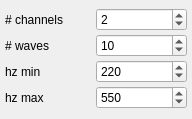
<?xml version="1.0" encoding="UTF-8"?>
<ui version="4.0">
 <class>RandomWindow</class>
 <widget class="QMainWindow" name="RandomWindow">
  <property name="geometry">
   <rect>
    <x>0</x>
    <y>0</y>
    <width>192</width>
    <height>119</height>
   </rect>
  </property>
  <property name="windowTitle">
   <string>Random wave parameters</string>
  </property>
  <widget class="QWidget" name="centralwidget">
   <layout class="QGridLayout" name="gridLayout">
    <property name="leftMargin">
     <number>5</number>
    </property>
    <property name="topMargin">
     <number>5</number>
    </property>
    <property name="rightMargin">
     <number>5</number>
    </property>
    <property name="bottomMargin">
     <number>5</number>
    </property>
    <property name="spacing">
     <number>0</number>
    </property>
    <item row="0" column="0">
     <widget class="QLabel" name="label">
      <property name="text">
       <string># channels</string>
      </property>
     </widget>
    </item>
    <item row="0" column="1">
     <widget class="QSpinBox" name="n_channels">
      <property name="accessibleName">
       <string>nchan</string>
      </property>
      <property name="maximum">
       <number>32</number>
      </property>
      <property name="value">
       <number>2</number>
      </property>
     </widget>
    </item>
    <item row="1" column="0">
     <widget class="QLabel" name="label_2">
      <property name="text">
       <string># waves</string>
      </property>
     </widget>
    </item>
    <item row="1" column="1">
     <widget class="QSpinBox" name="n_waves">
      <property name="accessibleName">
       <string>nwaves</string>
      </property>
      <property name="maximum">
       <number>256</number>
      </property>
      <property name="value">
       <number>10</number>
      </property>
     </widget>
    </item>
    <item row="2" column="0">
     <widget class="QLabel" name="label_3">
      <property name="text">
       <string>hz min</string>
      </property>
     </widget>
    </item>
    <item row="2" column="1">
     <widget class="QSpinBox" name="hz_min">
      <property name="accessibleName">
       <string>hzmin</string>
      </property>
      <property name="maximum">
       <number>384000</number>
      </property>
      <property name="value">
       <number>220</number>
      </property>
     </widget>
    </item>
    <item row="3" column="0">
     <widget class="QLabel" name="label_4">
      <property name="text">
       <string>hz max</string>
      </property>
     </widget>
    </item>
    <item row="3" column="1">
     <widget class="QSpinBox" name="hz_max">
      <property name="accessibleName">
       <string>hzmax</string>
      </property>
      <property name="maximum">
       <number>384000</number>
      </property>
      <property name="value">
       <number>550</number>
      </property>
     </widget>
    </item>
   </layout>
  </widget>
 </widget>
 <tabstops>
  <tabstop>n_channels</tabstop>
  <tabstop>n_waves</tabstop>
  <tabstop>hz_min</tabstop>
  <tabstop>hz_max</tabstop>
 </tabstops>
 <resources/>
 <connections/>
</ui>
